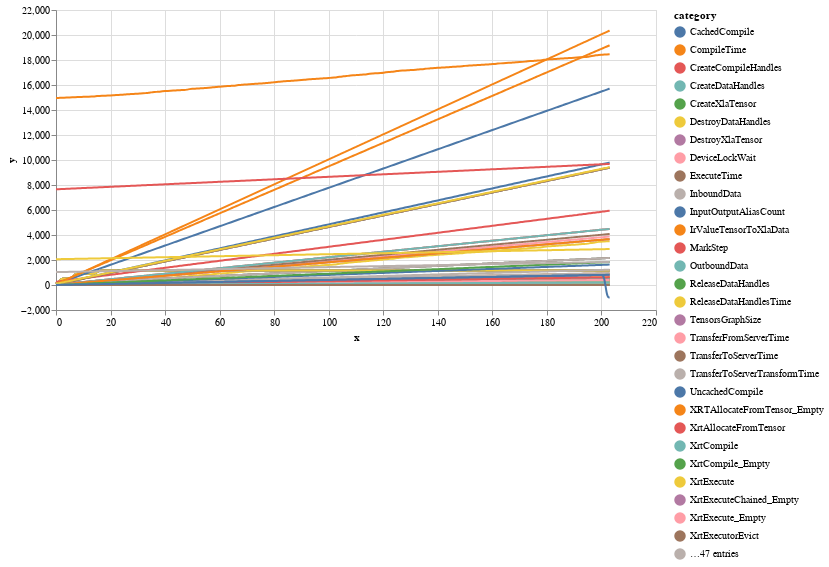

Source (notebook cell):
### Code cell
import altair as alt
import pandas as pd
import numpy as np

alt.data_transformers.disable_max_rows()

#del(df["CreateXlaTensor"])
#del(df["DestroyDataHandles"])
#del(df["DestroyXlaTensor"])


source = df #pd.DataFrame(np.cumsum(np.random.randn(100, 3), 0).round(2), index=pd.RangeIndex(100, name='x'))
source = source.reset_index().melt('x', var_name='category',value_name='y')

# Create a selection that chooses the nearest point & selects based on x-value
nearest = alt.selection(type='single', nearest=True, on='mouseover',
                        fields=['x'], empty='none')

# The basic line
line = alt.Chart(source).mark_line(interpolate='basis').encode(
    x='x:Q',
    y='y:Q',
    color='category:N'
)

# Transparent selectors across the chart. This is what tells us
# the x-value of the cursor
selectors = alt.Chart(source).mark_point().encode(
    x='x:Q',
    opacity=alt.value(0),
).add_selection(
    nearest
)

# Draw points on the line, and highlight based on selection
points = line.mark_point().encode(
    opacity=alt.condition(nearest, alt.value(1), alt.value(0))
)

# Draw text labels near the points, and highlight based on selection
text = line.mark_text(align='left', dx=5, dy=-5).encode(
    text=alt.condition(nearest, 'y:Q', alt.value(' '))
)

# Draw a rule at the location of the selection
rules = alt.Chart(source).mark_rule(color='gray').encode(
    x='x:Q',
).transform_filter(
    nearest
)

# Put the five layers into a chart and bind the data
alt.layer(
    line, selectors, points, rules, text
).properties(
    width=600, height=300
)

### Figure 1 — Vega-Lite specification as saved in the notebook (floating-point values rounded to 4 significant figures; data arrays with more than 128 entries replaced by an {"elided": "..."} marker saying what was removed)
{"config": {"view": {"continuousWidth": 400, "continuousHeight": 300}}, "layer": [{"mark": {"type": "line", "interpolate": "basis"}, "encoding": {"color": {"type": "nominal", "field": "category"}, "x": {"type": "quantitative", "field": "x"}, "y": {"type": "quantitative", "field": "y"}}}, {"mark": "point", "encoding": {"opacity": {"value": 0}, "x": {"type": "quantitative", "field": "x"}}, "selection": {"selector010": {"type": "single", "nearest": true, "on": "mouseover", "fields": ["x"], "empty": "none"}}}, {"mark": "point", "encoding": {"color": {"type": "nominal", "field": "category"}, "opacity": {"condition": {"value": 1, "selection": "selector010"}, "value": 0}, "x": {"type": "quantitative", "field": "x"}, "y": {"type": "quantitative", "field": "y"}}}, {"mark": {"type": "rule", "color": "gray"}, "encoding": {"x": {"type": "quantitative", "field": "x"}}, "transform": [{"filter": {"selection": "selector010"}}]}, {"mark": {"type": "text", "align": "left", "dx": 5, "dy": -5}, "encoding": {"color": {"type": "nominal", "field": "category"}, "text": {"condition": {"type": "quantitative", "field": "y", "selection": "selector010"}, "value": " "}, "x": {"type": "quantitative", "field": "x"}, "y": {"type": "quantitative", "field": "y"}}}], "data": {"name": "data-7bc45a0a001a609bbc25d329e08ed867"}, "height": 300, "width": 600, "$schema": "https://vega.github.io/schema/vega-lite/v4.8.1.json", "datasets": {"data-7bc45a0a001a609bbc25d329e08ed867": {"elided": "15504 records"}}}
